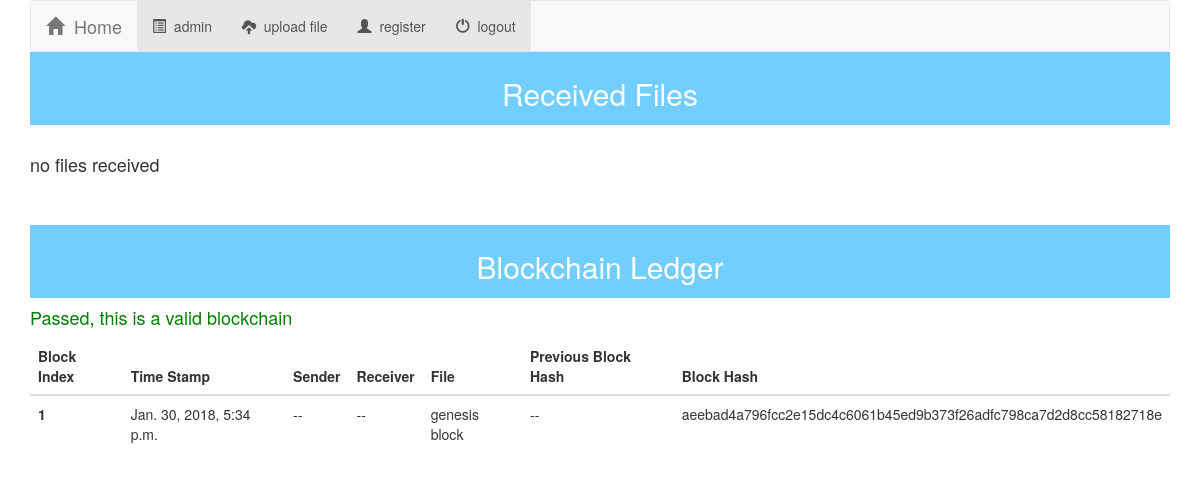
The app's page /clinicaltrials/user/ (signed in) with its own data.
### clinicaltrials/models.py (models this page shows, shortened)
class block(models.Model):
	owner = models.ForeignKey(User, on_delete = models.CASCADE, blank=True, null=True)
	index = models.IntegerField(blank=True, null = True)
	fileReference = models.ForeignKey(file, on_delete = models.CASCADE, blank=True, null=True)
	hashString = models.CharField(max_length = 500, blank=True, null = True)
	previousHash = models.CharField(max_length = 500, blank=True, null = True)
	timeStamp = models.DateTimeField(auto_now_add=True)

### clinicaltrials/views.py (the view)
def userhome(request):
    if request.user.is_anonymous:
        return render(request, 'clinicaltrials/index.html', {'all_trials': clinicaltrial.objects.all() })
    ownedFiles = file.objects.all().filter(owner=request.user)
    blocks = request.user.block_set.order_by('index')
    validityMessage = validate(request.user)[1]
    context = {"ownedFiles" : ownedFiles, "blocks" : blocks, "validityMessage": validityMessage}
    return render(request, 'clinicaltrials/user_home.html', context)

### clinicaltrials/views.py (called while the page is built, shortened)
def validate(user):
    passing = True
    blocks = user.block_set.order_by('index')
    print(blocks.count())
    if blocks.count() <= 1:
        print("Passed, this is a valid blockchain")
        return True, "Passed, this is a valid blockchain"

### clinicaltrials/templates/clinicaltrials/user_home.html (shortened to what this page needs)
{% extends 'clinicaltrials/base.html' %}
{% load staticfiles %}
{% block body %}
<div id="user-title"><h2> Received Files</h2></div>
<br>
{% ifequal ownedFiles.count 0 %}
	<h4> no files received</h4>
{% endifequal %}
<br>
<br>
<div id="block-title"><h2>Blockchain Ledger</h2></div>
<h4 id = "passing">{{validityMessage}}</h4>
<table class="table table-hover">
    <thead class="blue-grey lighten-4">
        <tr>
            <th>Block Index</th>
            <th>Time Stamp</th>
            <th>Sender</th>
            <th>Receiver</th>
            <th>File</th>
            <th>Previous Block Hash</th>
            <th>Block Hash</th>
        </tr>
    </thead>
    <tbody>
    	{% for block in blocks %}
    		{% if block.index == 1 %}
    		<tr>
    			<th scope="row">{{block.index}}</th>
	            <td>{{block.timeStamp}}</td>
	            <td> -- </td>
	            <td> -- </td>
	            <td>genesis block</td>
	            <td> -- </td>
	            <td>{{block.hashString}}</td>
    		</tr>
    		{% endif %}
		{% endfor %}
    </tbody>
</table>
{% endblock %}

### clinicaltrials/templates/clinicaltrials/base.html (shortened to what this page needs)
<!DOCTYPE html>
<html lang="en">
<head>
    {% load staticfiles %}
    <link rel="stylesheet" href="https://maxcdn.bootstrapcdn.com/bootstrap/3.3.7/css/bootstrap.min.css">
    <link rel="stylesheet" type = "text/css" href="{% static 'clinicaltrials/style.css' %}"/>
</head>
<body>
<nav class ="navbar navbar-default">
    <div class="container-fluid">
        <div class="navbar-header>"
            <button type="button" class="navbar-toggle" data-toggle="collapse" data-target="#topNavBar">
            <a class="navbar-brand" href="{% url 'clinicaltrial:index' %}">
                <span class="glyphicon glyphicon-home" aria-hidden="true"></span>&nbsp;
            Home </a>
        </div>
        <div class = "collapse navbar-collapse" id ="topNavBar">
            <ul class="nav navbar-nav">
                <li class="active">
                    <a href="{% url 'clinicaltrial:userhome' %}">
                    <span class="glyphicon glyphicon-list-alt" aria-hidden="true"></span>&nbsp; {{user}}
                    </a>
                </li>
                <li class="active">
                    <a href="{% url 'clinicaltrial:upload' %}">
                    <span class="glyphicon glyphicon-cloud-upload" aria-hidden="true"></span>&nbsp; upload file
                    </a>
                </li>
                <li class="active">
                    <a href="{% url 'clinicaltrial:register' %}">
                    <span class="glyphicon glyphicon-user" aria-hidden="true"></span>&nbsp;
                    register
                    </a>
                </li>
                 <li class="active">
                    <a href="{% url 'clinicaltrial:logout' %}">
                    <span class="glyphicon glyphicon-off" aria-hidden="true"></span>&nbsp; logout
                    </a>
                </li>
            </ul>
    </div>
</nav>
{% block body %}
{% endblock %}
</body>
</html>

### clinicaltrials/static/clinicaltrials/style.css (style rules this page uses)
body { margin-left:30px; margin-right:30px; }
#passing { color:green ; }
.navbar-default { margin-bottom: 0px; }
#user-title { background: #72ceff; color:white; padding:5px; text-align: center; }
#block-title { background: #72ceff; color:white; padding:5px; text-align: center; }

### records on screen
block: index "1", timeStamp "Jan. 30, 2018, 5:34 p.m.", hashString "aeebad4a796fcc2e15dc4c6061b45ed9b373f26adfc798ca7d2d8cc58182718e"

### other values on screen
{{ user }} "admin"
{{ validityMessage }} "Passed, this is a valid blockchain"
